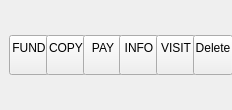
<?xml version="1.0" encoding="UTF-8"?>
<ui version="4.0">
 <class>SubscriptionTipMenu</class>
 <widget class="QWidget" name="SubscriptionTipMenu">
  <property name="geometry">
   <rect>
    <x>0</x>
    <y>0</y>
    <width>232</width>
    <height>110</height>
   </rect>
  </property>
  <property name="minimumSize">
   <size>
    <width>90</width>
    <height>80</height>
   </size>
  </property>
  <property name="maximumSize">
   <size>
    <width>16777215</width>
    <height>140</height>
   </size>
  </property>
  <property name="windowTitle">
   <string>Form</string>
  </property>
  <layout class="QVBoxLayout" name="verticalLayout_2">
   <property name="spacing">
    <number>0</number>
   </property>
   <property name="leftMargin">
    <number>0</number>
   </property>
   <property name="topMargin">
    <number>0</number>
   </property>
   <property name="rightMargin">
    <number>0</number>
   </property>
   <property name="bottomMargin">
    <number>0</number>
   </property>
   <item>
    <widget class="QWidget" name="container" native="true">
     <property name="sizePolicy">
      <sizepolicy hsizetype="Fixed" vsizetype="Fixed">
       <horstretch>100</horstretch>
       <verstretch>0</verstretch>
      </sizepolicy>
     </property>
     <property name="maximumSize">
      <size>
       <width>6000</width>
       <height>6000</height>
      </size>
     </property>
     <layout class="QHBoxLayout" name="horizontalLayout">
      <item>
       <widget class="QToolButton" name="btnFund">
        <property name="minimumSize">
         <size>
          <width>40</width>
          <height>40</height>
         </size>
        </property>
        <property name="text">
         <string>FUND
</string>
        </property>
        <property name="iconSize">
         <size>
          <width>40</width>
          <height>40</height>
         </size>
        </property>
        <property name="toolButtonStyle">
         <enum>Qt::ToolButtonTextUnderIcon</enum>
        </property>
       </widget>
      </item>
      <item>
       <widget class="QToolButton" name="btnCopy">
        <property name="minimumSize">
         <size>
          <width>40</width>
          <height>40</height>
         </size>
        </property>
        <property name="text">
         <string>COPY
</string>
        </property>
        <property name="iconSize">
         <size>
          <width>40</width>
          <height>40</height>
         </size>
        </property>
        <property name="checkable">
         <bool>false</bool>
        </property>
        <property name="autoExclusive">
         <bool>false</bool>
        </property>
        <property name="toolButtonStyle">
         <enum>Qt::ToolButtonTextUnderIcon</enum>
        </property>
       </widget>
      </item>
      <item>
       <widget class="QToolButton" name="btnPay">
        <property name="minimumSize">
         <size>
          <width>40</width>
          <height>40</height>
         </size>
        </property>
        <property name="maximumSize">
         <size>
          <width>16777215</width>
          <height>16777215</height>
         </size>
        </property>
        <property name="text">
         <string>PAY
</string>
        </property>
        <property name="iconSize">
         <size>
          <width>40</width>
          <height>40</height>
         </size>
        </property>
        <property name="toolButtonStyle">
         <enum>Qt::ToolButtonTextUnderIcon</enum>
        </property>
       </widget>
      </item>
      <item>
       <widget class="QToolButton" name="btnInfo">
        <property name="minimumSize">
         <size>
          <width>40</width>
          <height>40</height>
         </size>
        </property>
        <property name="text">
         <string>INFO
</string>
        </property>
        <property name="iconSize">
         <size>
          <width>40</width>
          <height>40</height>
         </size>
        </property>
        <property name="toolButtonStyle">
         <enum>Qt::ToolButtonTextUnderIcon</enum>
        </property>
       </widget>
      </item>
      <item>
       <widget class="QToolButton" name="btnVisit">
        <property name="minimumSize">
         <size>
          <width>40</width>
          <height>40</height>
         </size>
        </property>
        <property name="text">
         <string>VISIT
</string>
        </property>
        <property name="iconSize">
         <size>
          <width>40</width>
          <height>40</height>
         </size>
        </property>
        <property name="toolButtonStyle">
         <enum>Qt::ToolButtonTextUnderIcon</enum>
        </property>
       </widget>
      </item>
      <item>
       <widget class="QToolButton" name="btnTrash">
        <property name="minimumSize">
         <size>
          <width>40</width>
          <height>40</height>
         </size>
        </property>
        <property name="text">
         <string>Delete
</string>
        </property>
        <property name="iconSize">
         <size>
          <width>40</width>
          <height>40</height>
         </size>
        </property>
        <property name="toolButtonStyle">
         <enum>Qt::ToolButtonTextUnderIcon</enum>
        </property>
       </widget>
      </item>
     </layout>
    </widget>
   </item>
  </layout>
 </widget>
 <resources/>
 <connections/>
</ui>
